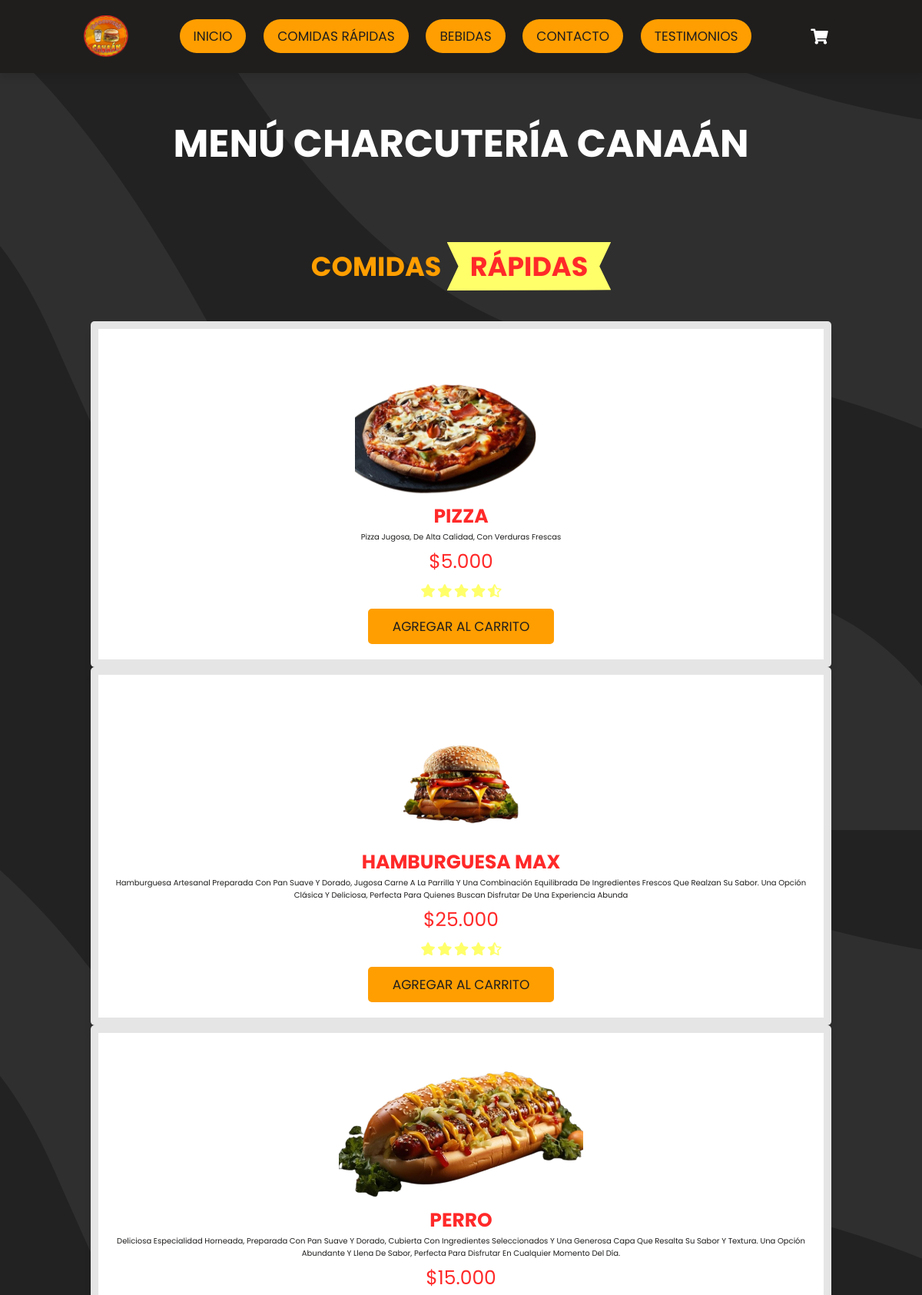
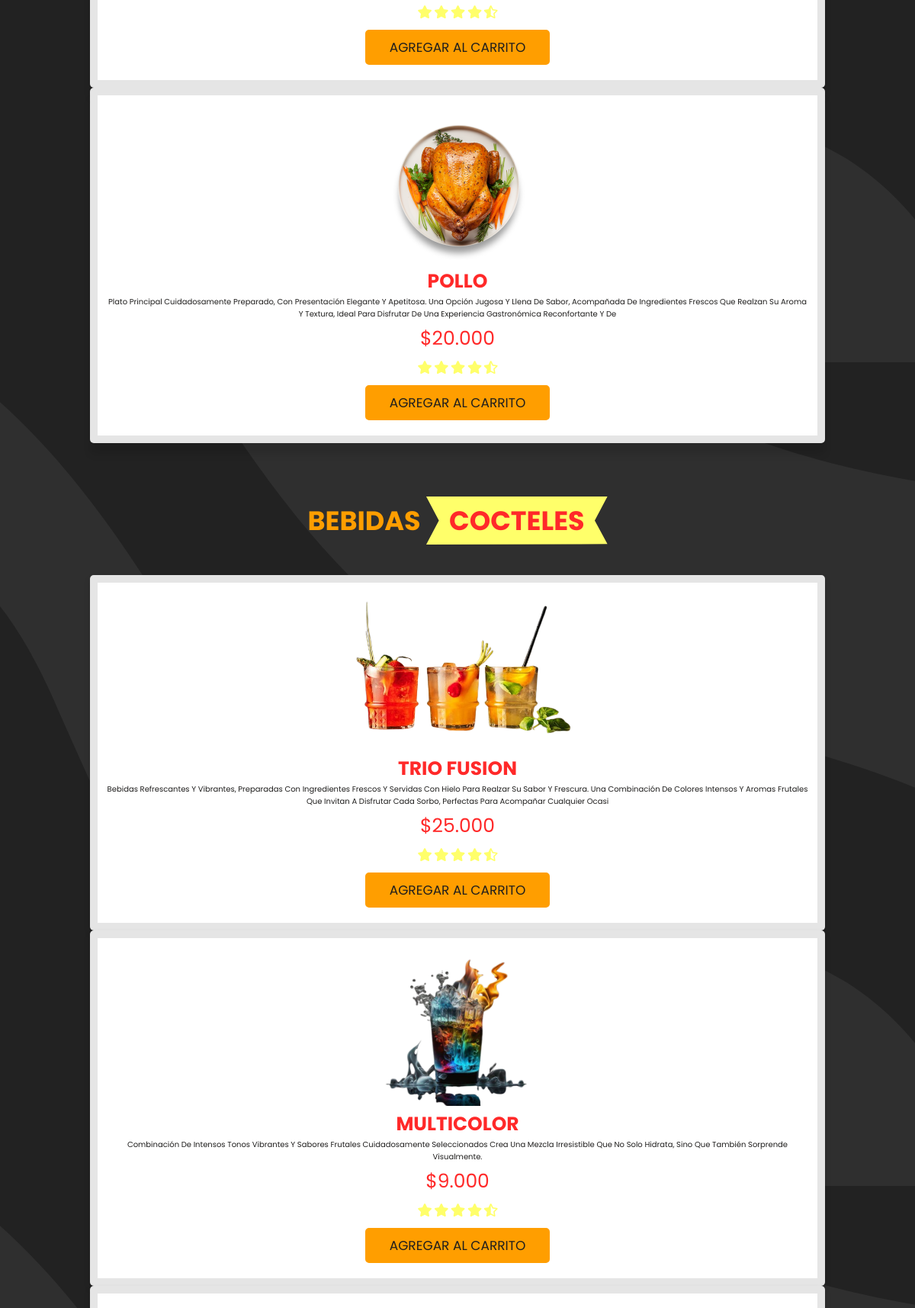
Page /cliente/menuCli.php (upper part) on the committed database (2 pictures, top to bottom).
### tables this page shows
CREATE TABLE `vm_producto` (
  `ID_Producto` int(11) NOT NULL,
  `Nombre` varchar(100) NOT NULL,
  `Descripcion` varchar(255) NOT NULL,
  `Precio` decimal(10,2) NOT NULL,
  `Categoria` varchar(50) NOT NULL,
  `Imagen` varchar(255) DEFAULT NULL,
  `Fecha_creacion` timestamp NOT NULL DEFAULT current_timestamp()
);

### cliente/menuCli.php (the view, shortened to what this page needs)
<?php
include("../conexion/conexion.php");
$comidas = [];
$bebidas = [];
$sql = "SELECT ID_Producto, Nombre, Descripcion, Precio, Categoria, Imagen
        FROM vm_producto
        ORDER BY Fecha_creacion DESC";
$res = $conn->query($sql);
if ($res && $res->num_rows > 0) {
    while ($row = $res->fetch_assoc()) {
        $cat = strtolower(trim($row['Categoria']));
        $esBebida = in_array($cat, [
            'bebida','bebidas','drink','drinks','coctel','cocteles'
        ]);
        if ($esBebida) {
            $bebidas[] = $row;
        } else {
            $comidas[] = $row;
        }
    }
}
function rutaImg($nombreArchivo){
    $rutaClienteAbs = __DIR__ . "/IMG/" . $nombreArchivo;
    if (is_file($rutaClienteAbs)) {
        return "IMG/" . $nombreArchivo;
    }
    return "../administrador/IMG/" . $nombreArchivo;
}
?>
<!DOCTYPE html>
<html lang="es">
<head>
    <link rel="stylesheet" href="https://unpkg.com/swiper@7/swiper-bundle.min.css"/>
    <link rel="stylesheet" href="https://cdnjs.cloudflare.com/ajax/libs/font-awesome/5.15.4/css/all.min.css"/>
    <link rel="stylesheet" href="stylemenucli.css"/>
</head>
<body>
<header class="header">
    <img class="logo" src="IMG/img16.jpg.png">
    <nav class="barradenavegacion">
        <a href="menuCli.php">INICIO</a>
        <a href="#comidasrapidas">COMIDAS RÁPIDAS</a>
        <a href="#bebidas">BEBIDAS</a>
        <a href="indexCli.html#seccioncontacto">CONTACTO</a>
        <a href="indexCli.html#secciontestimonio">TESTIMONIOS</a>
    </nav>
    <div class="iconos">
        <div class="fas fa-shopping-cart" id="cart-btn"></div>
    </div>
</header>
<section class="principal">
    <h3>MENÚ CHARCUTERÍA CANAÁN</h3>
</section>
<section class="comidas" id="comidasrapidas">
    <h1 class="titulo"> COMIDAS <span>RÁPIDAS</span> </h1>
    <div class="swiper comidasslider">
        <div class="swiper-wrapper">
        <?php if (count($comidas) > 0): ?>
            <?php foreach ($comidas as $p):
                $img = rutaImg($p['Imagen']); ?>
                <div class="swiper-slide box">
                    <img src="<?php echo $img; ?>">
                    <h3><?php echo strtoupper(htmlspecialchars($p['Nombre'])); ?></h3>
                    <p><?php echo nl2br(htmlspecialchars($p['Descripcion'])); ?></p>
                    <div class="precio">
                        $<?php echo number_format($p['Precio'],0,',','.'); ?>
                    </div>
                    <div class="estrellas">
                        <i class="fas fa-star"></i>
                        <i class="fas fa-star"></i>
                        <i class="fas fa-star"></i>
                        <i class="fas fa-star"></i>
                        <i class="fas fa-star-half-alt"></i>
                    </div>
                    <button class="boton1"
                        onclick="agregarAlCarrito(
                            '<?php echo htmlspecialchars($p['Nombre'],ENT_QUOTES); ?>',
                            <?php echo $p['Precio']; ?>,
                            '<?php echo $img; ?>',
                            <?php echo $p['ID_Producto']; ?>
                        )">
                        AGREGAR AL CARRITO
                    </button>
                </div>
            <?php endforeach; ?>
        <?php else: ?>
            <div class="swiper-slide box">
                <h3>Pronto añadiremos comidas</h3>
            </div>
        <?php endif; ?>
        </div>
    </div>
</section>
<section class="bebidas" id="bebidas">
    <h1 class="titulo2"> BEBIDAS <span>COCTELES</span> </h1>
    <div class="swiper bebidasslider">
        <div class="swiper-wrapper">
        <?php if (count($bebidas) > 0): ?>
            <?php foreach ($bebidas as $p):
                $img = rutaImg($p['Imagen']); ?>
                <div class="swiper-slide box">
                    <img src="<?php echo $img; ?>">
                    <h3><?php echo strtoupper(htmlspecialchars($p['Nombre'])); ?></h3>
                    <p><?php echo nl2br(htmlspecialchars($p['Descripcion'])); ?></p>
                    <div class="precio">
                        $<?php echo number_format($p['Precio'],0,',','.'); ?>
                    </div>
                    <div class="estrellas">
                        <i class="fas fa-star"></i>
                        <i class="fas fa-star"></i>
                        <i class="fas fa-star"></i>
                        <i class="fas fa-star"></i>
                        <i class="fas fa-star-half-alt"></i>
                    </div>
                    <button class="boton1"
                        onclick="agregarAlCarrito(
                            '<?php echo htmlspecialchars($p['Nombre'],ENT_QUOTES); ?>',
                            <?php echo $p['Precio']; ?>,
                            '<?php echo $img; ?>',
                            <?php echo $p['ID_Producto']; ?>
                        )">
                        AGREGAR AL CARRITO
                    </button>
                </div>
            <?php endforeach; ?>
        <?php else: ?>
            <div class="swiper-slide box">
                <h3>Pronto añadiremos bebidas</h3>
            </div>
        <?php endif; ?>
        </div>
    </div>
</section>
</body>
</html>

### cliente/stylemenucli.css (style rules this page uses)
* { font-family: "Poppins", sans-serif; margin:0; padding: 0; box-sizing: border-box; outline: none; border: none; text-decoration: none; text-transform: capitalize; transition: all .2s linear; }
html { font-size: 62.5%; overflow-x: hidden; scroll-behavior: smooth; scroll-padding-top: 7rem; }
body { background-image: url(IMG/img30.jpg.png); }
section { padding: 2rem 9%; }
.header { position: fixed; top:0; left:0; right: 0; z-index:1000; display: flex; align-items: center; justify-content: space-between; padding: 2rem 9%; background: #1f1e1d; box-shadow:0 .5rem 1rem rgba(0,0,0,.1); }
.header .logo { width: 60px; right: 60px; }
.header .barradenavegacion a { font-size: 1.7rem; margin: 0 1rem; color: #1f1e1d; background: #ff9e00; border-radius: 30px; transition: 0.3s ease; padding: 10px 18px; }
.header .iconos div { height: 4.5rem; width: 4.5rem; line-height: 4.5rem; border-radius: .5rem; background: #1f1e1d; color: #ffff; font-size: 2rem; margin-right: .3rem; text-align: center; cursor: pointer; }
.principal { display: flex; align-items: center; justify-content: center; padding-top: 15rem; padding-bottom: 5rem; }
.principal h3 { color: #ffff; font-size: 5rem; }
.titulo { text-align: center; padding: 2rem 0; padding-bottom: 3rem; font-size: 3.5rem; color: #ff9e00; }
.titulo span { background: #ffff6a; color:#ff2929; display: inline-block; padding: .5rem 3rem; clip-path: polygon(100% 0, 93% 50%, 100% 99%, 0% 100%, 7% 50%, 0% 0%); }
.comidas .comidasslider { padding: 1rem; }
.comidas .comidasslider .box { background: #ffff; border-radius: .5rem; text-align: center; padding: 3rem 2rem; outline-offset: -1rem; outline: 1rem solid rgba(0,0,0,.1); box-shadow: 0 1.5rem 1rem rgba(0,0,0,.1); transition: .2s linear; }
.comidas .comidasslider .box img { height: 20rem; }
.comidas .comidasslider .box h3 { font-size: 2.5rem; color: #ff2929; }
.comidas .comidasslider .box .precio { font-size: 2.5rem; color: #ff2929; padding: .5rem 0; }
.comidas .comidasslider .box p { font-size: 1rem; color: #1f1e1d; }
.comidas .comidasslider .box .estrellas i { font-size: 1.7rem; color:#ffff6a; padding: .5rem 0; }
.boton1 { margin-top: 1rem; display: inline-block; padding: .8rem 3rem; font-size: 1.7rem; border-radius: .5rem; border: .2rem solid #ff9e00; color: #1f1e1d; cursor: pointer; background: #ff9e00; }
.bebidas .bebidasslider { padding: 1rem; }
.titulo2 { text-align: center; padding: 2rem 0; padding-bottom: 3rem; font-size: 3.5rem; color: #ff9e00; }
.titulo2 span { background: #ffff6a; color:#ff2929; display: inline-block; padding: .5rem 3rem; clip-path: polygon(100% 0, 93% 50%, 100% 99%, 0% 100%, 7% 50%, 0% 0%); }
.bebidas .bebidasslider .box { background: #ffff; border-radius: .5rem; text-align: center; padding: 3rem 2rem; outline-offset: -1rem; outline: 1rem solid rgba(0,0,0,.1); box-shadow: 0 .5rem 1rem rgba(0,0,0,.1); transition: .2s linear; }
.bebidas .bebidasslider .box img { height: 20rem; }
.bebidas .bebidasslider .box h3 { font-size: 2.5rem; color: #ff2929; }
.bebidas .bebidasslider .box .precio { font-size: 2.5rem; color: #ff2929; padding: .5rem 0; }
.bebidas .bebidasslider .box p { font-size: 1rem; color: #1f1e1d; }
.bebidas .bebidasslider .box .estrellas i { font-size: 1.7rem; color:#ffff6a; padding: .5rem 0; }

### rows in the picture
vm_producto: Imagen (picture), Nombre "PIZZA", Descripcion "Pizza Jugosa, De Alta Calidad, Con Verduras Frescas", Precio "5.000"
vm_producto: Imagen (picture), Nombre "HAMBURGUESA MAX", Descripcion "Hamburguesa Artesanal Preparada Con Pan Suave Y Dorado, Jugosa Carne A La Parrilla Y Una Combinación Equilibrada De Ingredientes Frescos Que Realzan Su Sabor. Una Opción Clásica Y Deliciosa, Perfecta Para Quienes Buscan Disfrutar De Una Experiencia Abunda", Precio "25.000"
vm_producto: Imagen (picture), Nombre "PERRO", Descripcion "Deliciosa Especialidad Horneada, Preparada Con Pan Suave Y Dorado, Cubierta Con Ingredientes Seleccionados Y Una Generosa Capa Que Resalta Su Sabor Y Textura. Una Opción Abundante Y Llena De Sabor, Perfecta Para Disfrutar En Cualquier Momento Del Día.", Precio "15.000"
vm_producto: Imagen (picture), Nombre "POLLO", Descripcion "Plato Principal Cuidadosamente Preparado, Con Presentación Elegante Y Apetitosa. Una Opción Jugosa Y Llena De Sabor, Acompañada De Ingredientes Frescos Que Realzan Su Aroma Y Textura, Ideal Para Disfrutar De Una Experiencia Gastronómica Reconfortante Y De", Precio "20.000"
vm_producto: Imagen (picture), Nombre "TRIO FUSION", Descripcion "Bebidas Refrescantes Y Vibrantes, Preparadas Con Ingredientes Frescos Y Servidas Con Hielo Para Realzar Su Sabor Y Frescura. Una Combinación De Colores Intensos Y Aromas Frutales Que Invitan A Disfrutar Cada Sorbo, Perfectas Para Acompañar Cualquier Ocasi", Precio "25.000"
vm_producto: Imagen (picture), Nombre "MULTICOLOR", Descripcion "Combinación De Intensos Tonos Vibrantes Y Sabores Frutales Cuidadosamente Seleccionados Crea Una Mezcla Irresistible Que No Solo Hidrata, Sino Que También Sorprende Visualmente.", Precio "9.000"
